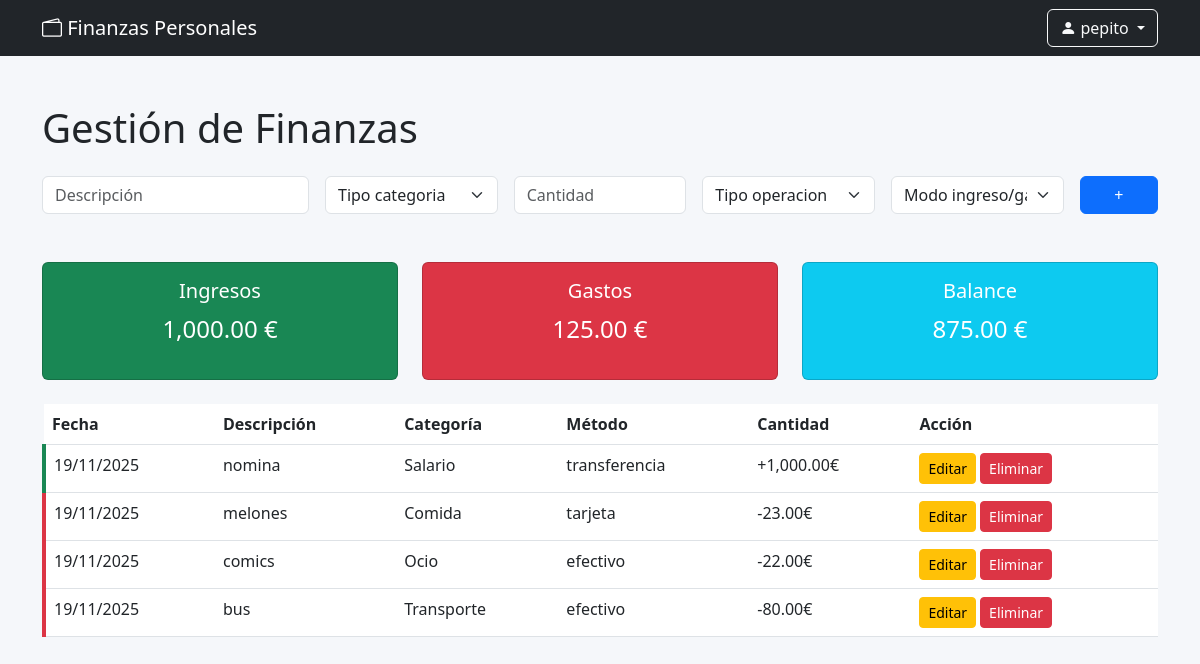
/principal.php (signed in), run on the app's committed database.
### tables this page shows
CREATE TABLE `transacciones` (
  `id` bigint(20) NOT NULL,
  `id_usuario` bigint(20) NOT NULL,
  `cantidad` decimal(10,2) NOT NULL,
  `type` enum('ingreso','gasto') NOT NULL,
  `method` enum('efectivo','transferencia','tarjeta') NOT NULL,
  `date` date NOT NULL,
  `descripcion` text NOT NULL DEFAULT 'Sin descripción',
  `categoria` text NOT NULL DEFAULT 'General'
);

### principal.php (the view, shortened to what this page needs)
<?php
include 'php/conexion.php';
$usuario = $_SESSION['usuario'];
$stmt = $conexion->prepare("SELECT id FROM usuarios WHERE usuario = ?");
$stmt->bind_param("s", $usuario);
$stmt->execute();
$stmt->bind_result($id_usuario);
?>
<!DOCTYPE html>
<html lang="es">
<head>
  <link rel="stylesheet" href="css/styles.css">
  <link rel="stylesheet" href="css/custom_styles.css">
  <link href="https://cdn.jsdelivr.net/npm/bootstrap@5.3.0/dist/css/bootstrap.min.css" rel="stylesheet">
  <link href="https://cdn.jsdelivr.net/npm/bootstrap-icons@1.10.5/font/bootstrap-icons.css" rel="stylesheet">
</head>
<nav class="navbar navbar-expand-lg navbar-dark bg-dark">
    <div class="container">
        <a class="navbar-brand" href="#">
            <i class="bi bi-wallet2"></i> Finanzas Personales
        </a>
        <div class="ms-auto d-flex align-items-center">
            <?php if(isset($_SESSION['usuario'])): ?>
                <div class="btn-group">
                    <button type="button" class="btn btn-outline-light dropdown-toggle" data-bs-toggle="dropdown">
                        <i class="bi bi-person-fill"></i>
                        <?php
                        if(!empty($_SESSION['usuario'])) {
                            echo htmlspecialchars($_SESSION['usuario']);
                        }
                        ?>
                    </button>
                </div>
            <?php else: ?>
                <a href="login.php" class="btn btn-outline-light">Iniciar Sesión</a>
            <?php endif; ?>
        </div>
    </div>
</nav>
<body class="custom-bg">
<div class="container my-5">
  <h1 class="mb-4">Gestión de Finanzas</h1>
  <form action="php/transacciones.php" method="POST" class="row g-3 mb-5">
    <div class="col-md-3">
      <input type="text" name="descripcion" class="form-control" placeholder="Descripción" required>
    </div>
    <div class="col-md-2">
      <select name="categoria" class="form-select" required>
        <option value="" selected disabled hidden>Tipo categoria</option>
      </select>
    </div>
    <div class="col-md-2">
      <input type="number" name="cantidad" step="0.01" class="form-control" placeholder="Cantidad" required>
    </div>
    <div class="col-md-2">
      <select name="type" class="form-select" required>
        <option value="" selected disabled hidden>Tipo operacion</option>
      </select>
    </div>
    <div class="col-md-2">
      <select name="method" class="form-select" required>
        <option value="" selected disabled hidden>Modo ingreso/gasto</option>
      </select>
    </div>
    <div class="col-md-1">
      <button type="submit" class="btn btn-primary w-100">+</button>
    </div>
  </form>
<?php
$ingresos = 0;
$gastos = 0;
$stmt_balance = $conexion->prepare("SELECT type, SUM(cantidad) as total FROM transacciones WHERE id_usuario = ? GROUP BY type");
$stmt_balance->bind_param("i", $id_usuario);
$stmt_balance->execute();
$resultado_balance = $stmt_balance->get_result();
while ($fila = $resultado_balance->fetch_assoc()) {
    if ($fila['type'] === 'ingreso') {
        $ingresos = $fila['total'];
    } elseif ($fila['type'] === 'gasto') {
        $gastos = $fila['total'];
    }
}
?>
<div class="row text-center mb-4">
    <div class="col-md-4">
        <div class="card bg-success text-white">
            <div class="card-body">
                <h5>Ingresos</h5>
                <p class="fs-4"><?= number_format($ingresos ?? 0, 2) ?> €</p>
            </div>
        </div>
    </div>
    <div class="col-md-4">
        <div class="card bg-danger text-white">
            <div class="card-body">
                <h5>Gastos</h5>
                <p class="fs-4"><?= number_format($gastos ?? 0, 2) ?> €</p>
            </div>
        </div>
    </div>
    <div class="col-md-4">
        <div class="card bg-info text-white">
            <div class="card-body">
                <h5>Balance</h5>
                <p class="fs-4"><?= number_format(($ingresos ?? 0) - ($gastos ?? 0), 2) ?> €</p>
            </div>
        </div>
    </div>
</div>
<table class="table table-hover">
    <thead>
      <tr>
        <th>Fecha</th>
        <th>Descripción</th>
        <th>Categoría</th>
        <th>Método</th>
        <th>Cantidad</th>
        <th>Acción</th>
      </tr>
    </thead>
    <tbody>
      <?php
      $stmt = $conexion->prepare("SELECT id, cantidad, type, method, descripcion, categoria, DATE_FORMAT(NOW(), '%d/%m/%Y') AS fecha FROM transacciones WHERE id_usuario = ?");
      $stmt->bind_param("i", $id_usuario);
      $stmt->execute();
      $resultado = $stmt->get_result();
      while ($row = $resultado->fetch_assoc()) {
          $signo = $row['type'] === 'gasto' ? '-' : '+';
          $row_class = $row['type'] === 'gasto' ? 'transaction-expense' : 'transaction-income';
          $amount_class = $row['type'] === 'gasto' ? 'amount-expense' : 'amount-income';
          echo "<tr class='{$row_class}'>
                  <td>{$row['fecha']}</td>
                  <td>{$row['descripcion']}</td>
                  <td>{$row['categoria']}</td>
                  <td>{$row['method']}</td>
                  <td class='{$amount_class}'>{$signo}" . number_format($row['cantidad'], 2) . "€</td>
                  <td>
                    <div class='d-flex gap-1'>
                      <a href='php/editar_transaccion.php?id={$row['id']}' class='btn btn-sm btn-warning'>Editar</a>
                      <form method='POST' action='php/eliminar_transaccion.php'>
                        <input type='hidden' name='id' value='{$row['id']}'>
                        <button type='submit' class='btn btn-sm btn-danger'>Eliminar</button>
                      </form>
                    </div>
                  </td>
                </tr>";
      }
      ?>
    </tbody>
  </table>
</div>
</body>
</html>

### css/styles.css (style rules this page uses)
.transaction-income { border-left: 4px solid var(--bs-success); }
.transaction-expense { border-left: 4px solid var(--bs-danger); }
.amount-income { color: var(--bs-success); }
.amount-expense { color: var(--bs-danger); }
.table th { cursor: pointer; }

### css/custom_styles.css (style rules this page uses)
.custom-bg { background-color: #f5f7fa; min-height: 100vh; }

### data on the page
transacciones: fecha "19/11/2025", descripcion "nomina", categoria "Salario", method "transferencia", type "+", cantidad "1,000.00"
transacciones: fecha "19/11/2025", descripcion "melones", categoria "Comida", method "tarjeta", type "-", cantidad "23.00"
transacciones: fecha "19/11/2025", descripcion "comics", categoria "Ocio", method "efectivo", type "-", cantidad "22.00"
transacciones: fecha "19/11/2025", descripcion "bus", categoria "Transporte", method "efectivo", type "-", cantidad "80.00"

### other printed values
$_SESSION['usuario'] "pepito"
$ingresos "1,000.00"
$gastos "125.00"
